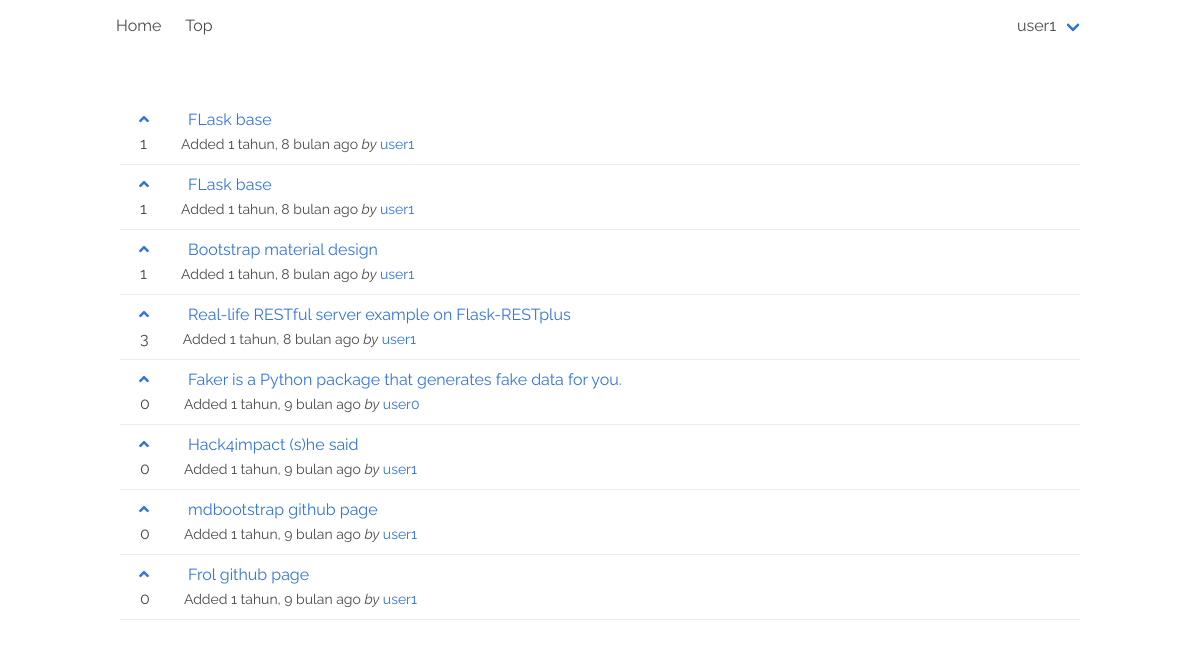
The app's page /site/github.com (signed in) with its own data.
### posts/models.py (models this page shows)
class Base(models.Model):
    title = models.CharField(max_length=127)
    author = models.ForeignKey(User, on_delete=models.CASCADE)
    class Meta:
        abstract = True
    def __str__(self):
        return self.title

class Link(Base):
    content = models.URLField()
    site = models.ForeignKey(
        Site, null=True,
        on_delete=models.CASCADE
    )
    score = models.PositiveIntegerField(default=0)
    voters = models.ManyToManyField(User, related_name="voter")
    added_time = models.DateTimeField(auto_now_add=True)

### posts/views.py (the view)
# urls.py: path('site/<str:site_name>', views.site_links,
def site_links(request, site_name):
    site = Site.objects.get(domain=site_name)
    link_list = site.link_set.all().order_by('-added_time')
    paginator = Paginator(link_list, NUM_PER_PAGE)
    page = request.GET.get('page')
    links = paginator.get_page(page)
    return render(request, 'site.html', {
        'site': site,
        'links': links,
        'page_obj': links
    })

### posts/models.py (called while the page is built)
    def __str__(self):
        return self.domain

### templates/site.html (shortened to what this page needs)
{% extends 'base.html' %}
{% block content %}
<div class="container">
	{% include 'includes/navbar.html' %}
</div>
<section class="section">
	<div class="container">
    <ul>
    {% for link in links %}
      <li class="item">
        <p class="col">
          <a  class='col-1'
          {% if user.is_authenticated %}
          href="{% url 'post:vote' link.id %}?next={{ request.path }}"
          {% endif %}>
            <span class="icon is-small is-left">
              <i class="fas fa-angle-up"></i>
            </span>
          </a>
          <a class="col-2" href="{{ link.content }}">{{ link }}</a>
        </p>
        <p class="col">
          <span class='col-1 col-1-bottom'>{{ link.score }}</span>
          <small class='col-2'>
            Added {{ link.added_time | timesince }} ago
            {% if link.author %}
              <em>by</em> <a href="{% url 'post:user' link.author %}">{{ link.author }}</a>
            {% endif %}
          </small>
        </p>
      </li>
    {% endfor %}
    </ul>
</section>
{% endblock %}

### templates/includes/navbar.html (shortened to what this page needs)
<nav class="navbar" role="navigation" aria-label="main navigation dropdown">
  <div class="navbar-brand">
    <a class="navbar-item" href="{% url 'post:home' %}">
      Home
    </a>
    <a class="navbar-item" href="{% url 'post:top' %}">
      Top
    </a>
  </div>
  <div class="navbar-menu" id="idMenu">
    <div class="navbar-end">
      {% if user.is_authenticated %}
        <div class="navbar-item has-dropdown is-hoverable">
          <a href="#" class="navbar-link">{{ user.username }}</a>
        </div>
      {% else %}
        <a href="{% url 'daftar' %}" class="button is-primary navbar-item">Daftar</a>
        <a href="{% url 'login' %}?next={{ request.path }}" class="button navbar-item">Login</a>
      {% endif %}
    </div>
  </div>
</nav>

### static/css/style.css (style rules this page uses)
body { font-family: 'Raleway', sans-serif; }
.item { border-bottom: 1px solid #ececec; margin-top: 0.5em; padding-bottom: 0.5em; }
.col-1 { margin: 1em; text-align: center; }
.col-1-bottom { padding-left: .25em; }
.col-2 { margin: 1em; word-wrap: normal; }

### records on screen
Link: title "FLask base", score "1", added_time "1 tahun, 8 bulan", author "user1"
Link: title "FLask base", score "1", added_time "1 tahun, 8 bulan", author "user1"
Link: title "Bootstrap material design", score "1", added_time "1 tahun, 8 bulan", author "user1"
Link: title "Real-life RESTful server example on Flask-RESTplus", score "3", added_time "1 tahun, 8 bulan", author "user1"
Link: title "Faker is a Python package that generates fake data for you.", score "0", added_time "1 tahun, 9 bulan", author "user0"
Link: title "Hack4impact (s)he said", score "0", added_time "1 tahun, 9 bulan", author "user1"
Link: title "mdbootstrap github page", score "0", added_time "1 tahun, 9 bulan", author "user1"
Link: title "Frol github page", score "0", added_time "1 tahun, 9 bulan", author "user1"

### other values on screen
{{ user.username }} "user1"
